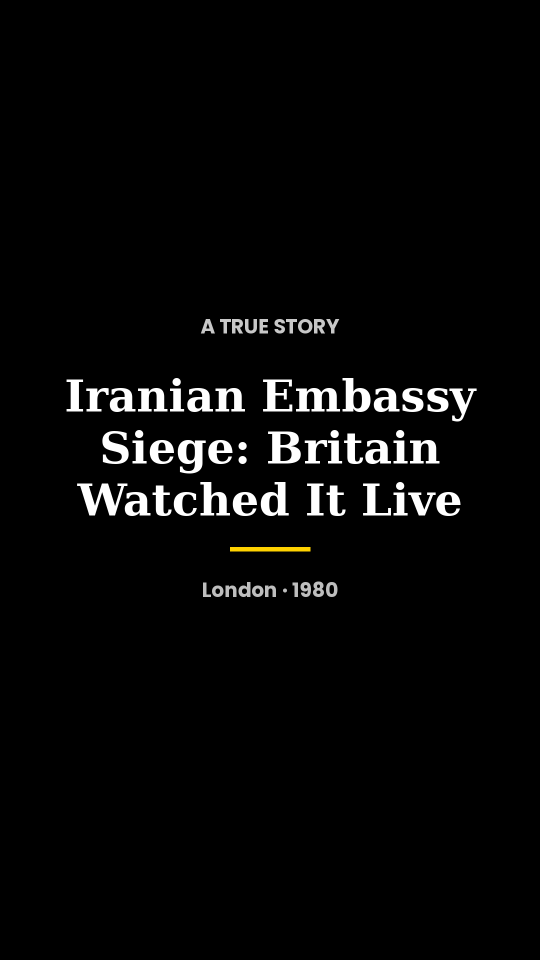
#> input picture assets/shorts_v5/open.png, 1080 x 1920 px, given in place of channel_avatar.jpg, which was not available (shown at 1/2 size)
$ python cards3.py
#> lines starting #> are read from the running program, lines starting #| are printed output that depends on the picture; after the words box and inside, x2 and y2 are one past the last pixel; in counts of white or black regions, pixels touching at a corner belong together
#> in close, `im = Image.new('RGB', (W, H), 0)`: im: PIL image 1080x1920 RGB; every value is 0
from PIL import Image, ImageDraw, ImageFont
import sys
W,H=1080,1920
SERIF="/usr/share/fonts/truetype/dejavu/DejaVuSerif-Bold.ttf"
SANS="/usr/share/fonts/truetype/google-fonts/Poppins-Bold.ttf"
f=lambda p,s:ImageFont.truetype(p,s)
def wrap(d,t,font,mw):
#> called with mw = 940
    L=[];c=''
    for w in t.split():
        x=(c+' '+w).strip()
        if d.textlength(x,font=font)<=mw:c=x
        else:L.append(c);c=w
    L.append(c);return L
def cl(d,lines,font,y,fill,gap=14):
#> called with y = 420, fill = (255, 255, 255), gap = 16
    for ln in lines:
        w=d.textlength(ln,font=font);d.text(((W-w)/2,y),ln,font=font,fill=fill);y+=font.size+gap
    return y
def close(title,out):
    im=Image.new('RGB',(W,H),0);d=ImageDraw.Draw(im)
    tf=f(SERIF,84);y=cl(d,wrap(d,title,tf,940),tf,420,(255,255,255),16)
#> after `y = cl(d, wrap(d, title, tf, 940), tf, 420, (255, 255, 255), 16)`: y = 720
    d.rectangle(((W-160)/2,y+34,(W+160)/2,y+42),fill=(255,210,0))
    av=Image.open('../channel_avatar.jpg').convert('RGB').resize((260,260))
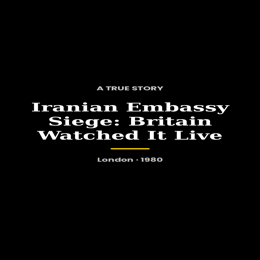
#> av: PIL image 260x260 RGB; mean R, G, B 8, 7.9, 7.8
    m=Image.new('L',(260,260),0);ImageDraw.Draw(m).ellipse((0,0,259,259),fill=255)
#> after `m = Image.new('L', (260, 260), 0)`: m: PIL image 260x260 L; every value is 0
#> after `ImageDraw.Draw(m).ellipse((0, 0, 259, 259), fill=255)`:
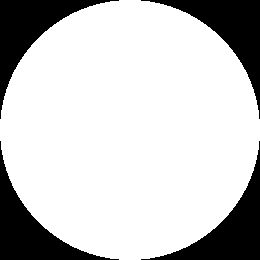
#> m: PIL image 260x260 L; 78.5% white; 4 black regions, box (x1, y1, x2, y2) and area: (0, 0, 119, 119) 3638, (141, 0, 260, 119) 3638, (0, 141, 119, 260) 3638, (141, 141, 260, 260) 3638
    im.paste(av,(410,1130),m)
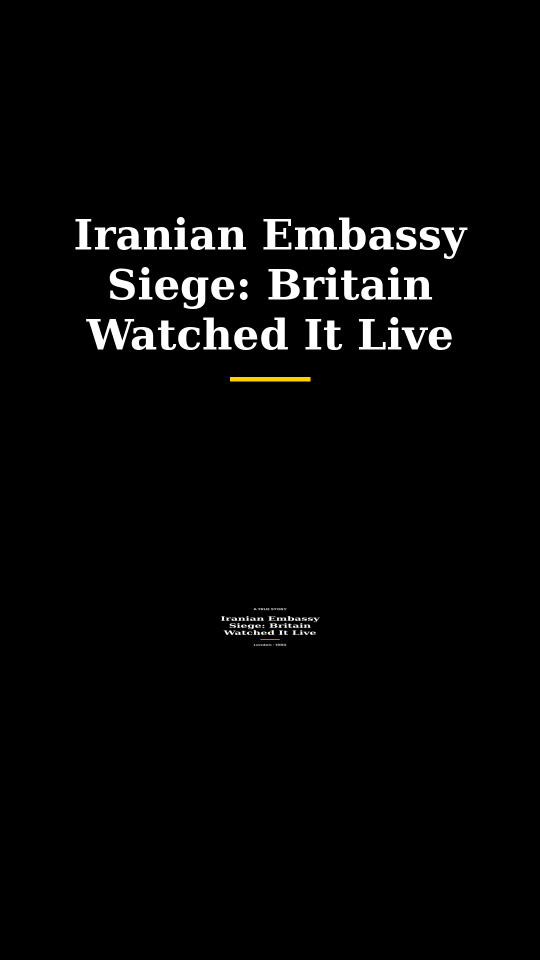
#> im: PIL image 1080x1920 RGB (shown at 1/2 size); mean R, G, B 6.8, 6.8, 6.7
    cl(d,["Full video at our channel"],f(SERIF,60),1430,(255,255,255))
    im.save(out)
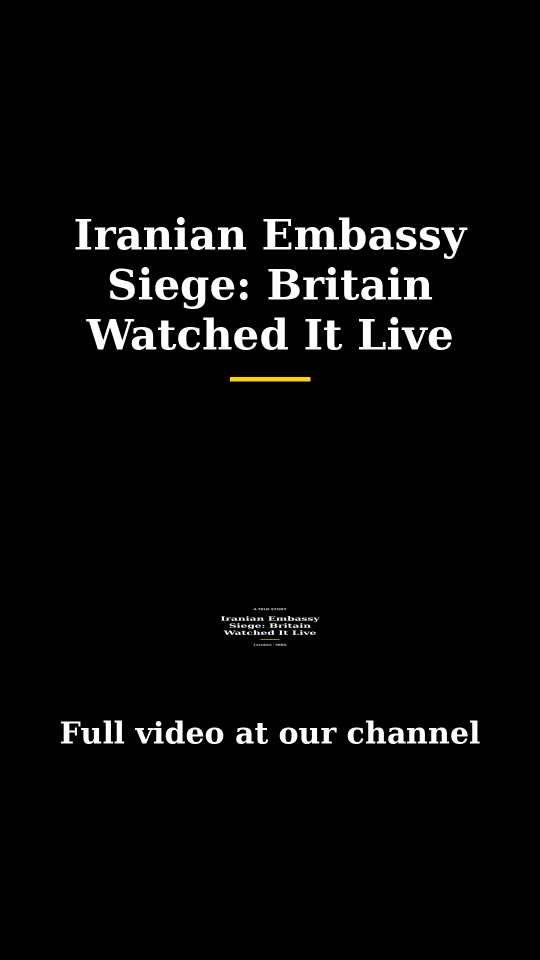
#> saved as close_A.png: PIL image 1080x1920 RGB (shown at 1/2 size); mean R, G, B 8.5, 8.5, 8.3
close("Iranian Embassy Siege: Britain Watched It Live",'close_A.png')
close("Iranian Embassy Siege: The Hostage Said It Was “Mice”",'close_B.png')
#> call 2 of close, with out = 'close_B.png'
#> in close (call 2), `im.paste(av,(410,1130),m)`:
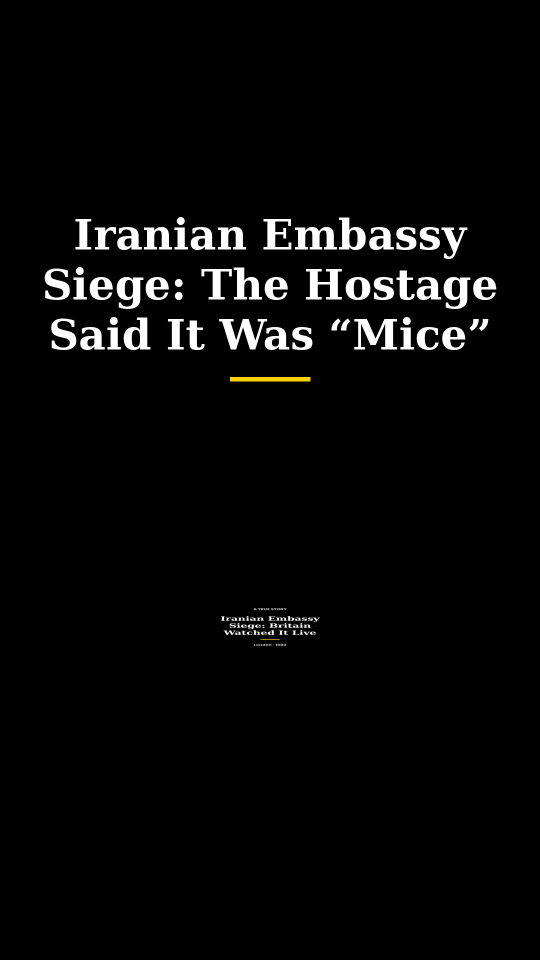
#> im: PIL image 1080x1920 RGB (shown at 1/2 size); mean R, G, B 7.8, 7.8, 7.6
#> in close (call 2), `im.save(out)`:
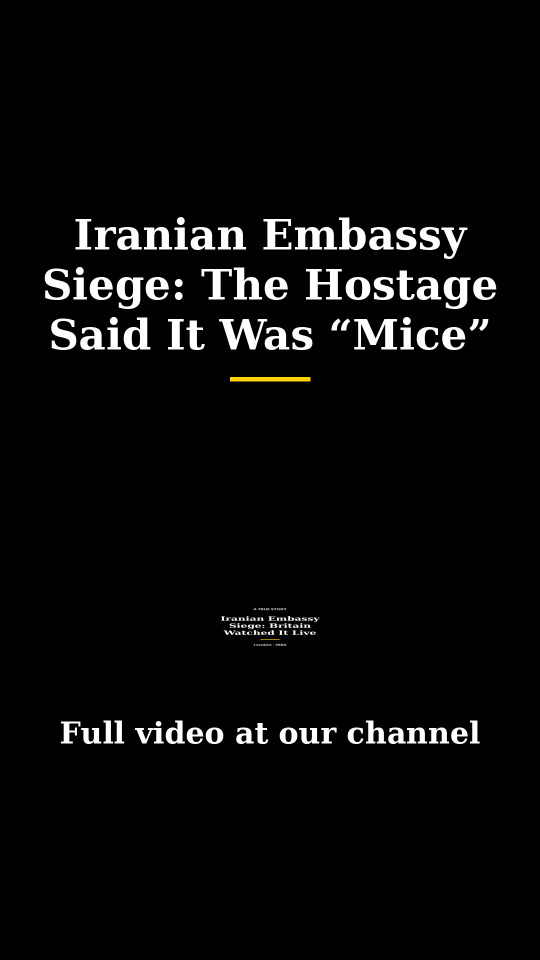
#> saved as close_B.png: PIL image 1080x1920 RGB (shown at 1/2 size); mean R, G, B 9.5, 9.5, 9.3
